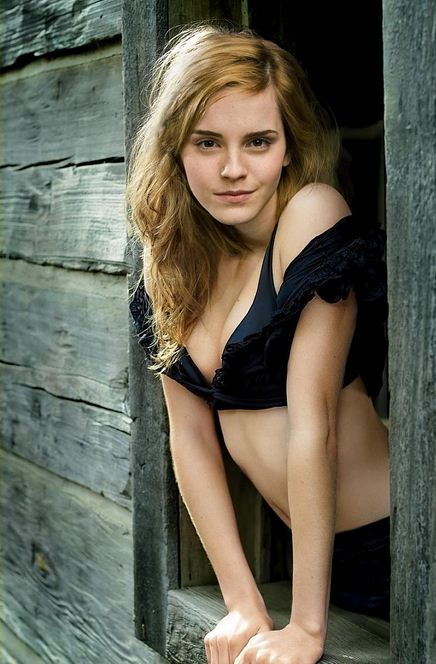
#> input picture Filter/emma.JPG, 436 x 664 px, found by its file name
$ python watercolour.py
#> lines starting #> are read from the running program, lines starting #| are printed output that depends on the picture
#combine with test.py
from PIL import Image, ImageFilter
from pathlib import Path
import noise_removal as nr
import cv2
import numpy as np

#create the border
def erosion():
    img = cv2.imread('border_water.jpg')
    grey = cv2.cvtColor(img, cv2.COLOR_BGR2GRAY)
    _, image_black  = cv2.threshold(grey, 170, 255, cv2.THRESH_BINARY) #change the image to black and white
    # Taking a matrix of size 3 as the kernel
    kernel = np.ones((3, 3), np.uint8)
    # The first parameter is the original image,
    # kernel is the matrix with which image is
    # convolved and third parameter is the number
    # of iterations, which will determine how much
    # you want to erode a given image.
    img_erosion = cv2.erode(image_black, kernel, iterations=1)
    # cv2.imshow('Input', img)
    cv2.imwrite("Dil.jpg", img_erosion)
# cv2.waitKey(0)

def transparent():
    img = Image.open("Dil.jpg")
    img = img.convert("L")
    img = img.convert("RGBA")

    datas = img.getdata()
    new_data = []

    for item in datas: #change those which are not white to transparent
        if item[:3] != (255,255,255):  # Condition is true if pixel is not white. Change all pixels which are not white to transparent
            new_data.append((255, 255, 255, 0))  # Set alpha to 0 for white pixel - to get transparency
        else:
            new_data.append(item) #continue if its white

    img.putdata(new_data)
    img = img.filter(ImageFilter.ModeFilter(size=6))
    output_path = Path("Border.png")
    img.save(output_path, format="PNG", quality=95)  # Save as PNG to maintain transparency
    return output_path

def overlay_border(border1, background1):
    background = Image.open(background1)
    border = Image.open(border1)

    # Resize the border image to match the dimensions of the background image
    border = border.resize(background.size)

    # Create a new image for the output
    output = Image.new("RGBA", background.size)

    # Paste the background image onto the output
    output.paste(background, (0, 0))
    border_thickness = 0 #the position of the border on the background image
    # Paste the border image onto the output with the desired border thickness
    output.paste(border, (border_thickness, border_thickness), border)
    # output.show()
    image_with_border_path = Path("final_with_border.png")
    output.save(image_with_border_path, format="PNG", quality=95)  # Save the final image with the border
    return image_with_border_path

def filter3(img, grey):
   #Convert image and blur
    img_filter = grey.filter((ImageFilter.GaussianBlur(radius = 1))) #blur it according to the brush_size
    img_filter = img_filter.filter((ImageFilter.GaussianBlur(radius = 2)))
    img_filter = img_filter.filter((ImageFilter.GaussianBlur(radius = 3)))
    img_filter.save("img.JPG")

    #creating sketch
    img_filter = cv2.imread("img.JPG", cv2.COLOR_BGR2GRAY)
    img_filter = cv2.equalizeHist(img_filter)
    img_filter = cv2.bilateralFilter(img_filter, 9, 75, 75)

    invert = cv2.bitwise_not(img_filter)

    for i in range(3):
        bilateral = cv2.bilateralFilter(invert, 3, 50, 50)

    for i in range(3):
        bilateral = cv2.bilateralFilter(bilateral, 5, 55, 55)

    for i in range(3):
        bilateral = cv2.bilateralFilter(bilateral, 7, 60, 60)

    # bilateral = cv2.bilateralFilter(bilateral, 3, 75, 75)

    invert1 = cv2.bitwise_not(bilateral)
    invert1 = cv2.bilateralFilter(invert1, 3, 75, 75)

    divide = cv2.divide(img_filter, invert1, scale=300.0)

    sketch = cv2.merge([divide,divide,divide])

    #manipulating the brightness and saturation of pixels
    img = img.convert("HSV")
    width, height = img.size
    newIm = Image.new("HSV", (width, height))

    for m in range(width):
        for n in range(height):
            h = int(img.getpixel((m,n))[0])
            s = int(img.getpixel((m,n))[1]*1.7) #increase the saturation of the image
            v = int(img.getpixel((m,n))[2]*1.2) #increase the brightness of the image
            newIm.putpixel((m,n), (h,s,v))

    newIm = newIm.convert("RGB")
    newIm.save("img1.JPG")

    #remove noise from the image
    newIm = cv2.imread("img1.JPG")
    bilateral_im = cv2.bilateralFilter(newIm, 15, 50, 50)
    bilateral_im = cv2.bilateralFilter(bilateral_im, 3, 55, 55)
    bilateral_im = cv2.bilateralFilter(bilateral_im, 5, 60, 60)
    bilateral_im = cv2.bilateralFilter(bilateral_im, 7, 65, 65)

    #combine the sketch and image
    watercolor = ((sketch/255.0)*bilateral_im).astype("uint8")
    cv2.imwrite("watercolor_no_border.JPG", watercolor)

    watercolor = Image.open("watercolor_no_border.JPG")
    watercolor = watercolor.filter(ImageFilter.ModeFilter(size=3))
    watercolor.save("Modefilter.JPG")

    #get the border
    border_path = Path("Border.png")
    background_path = Path("Modefilter.JPG")
    preready_image_path = overlay_border(border_path, background_path)

    img = cv2.imread(str(preready_image_path))
    for i in range(7):
        bilateral_im = cv2.medianBlur(img, 3)

    preserved = cv2.edgePreservingFilter(bilateral_im, sigma_s=5)
    name = Path("smoothen.png")
    cv2.imwrite(str(name), preserved)

    waterc = Image.open("smoothen.png")
    paper = Image.open("Filter/apaper.jpg").convert(waterc.mode)
    paper = paper.resize(waterc.size)
    img = Image.blend(waterc,paper,0.2)
    img.show()
    img.save("final.png", format="PNG", quality=95)


img = Image.open("Filter/emma.JPG")
#> img is the input picture: PIL image 436x664 RGB; mean R, G, B 100.1, 99.1, 84.7
grey = img.convert("L")
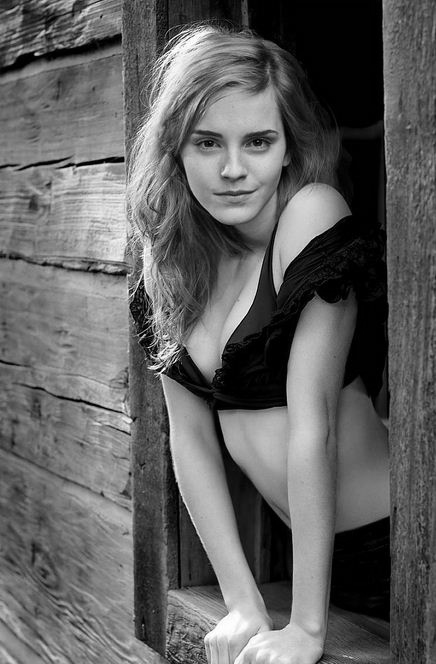
#> grey: PIL image 436x664 L; min 0, max 255, mean 97.8
filter3(img, grey)
#> in filter3, `img_filter = img_filter.filter((ImageFilter.GaussianBlur(radius = 2)))`:
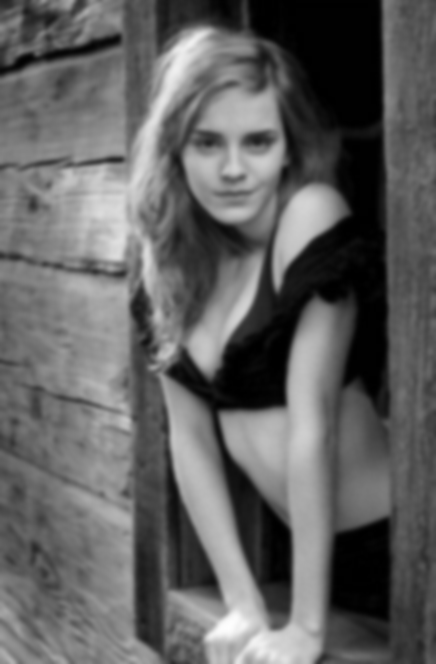
#> img_filter: PIL image 436x664 L; min 0, max 254, mean 97.4
#> in filter3, `img_filter = cv2.equalizeHist(img_filter)`:
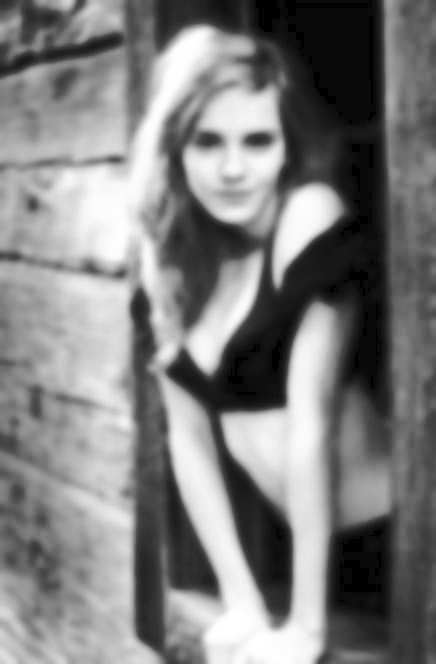
#> img_filter: shape (664, 436); min 0, max 255, mean 126.4
#> in filter3, `invert = cv2.bitwise_not(img_filter)`:
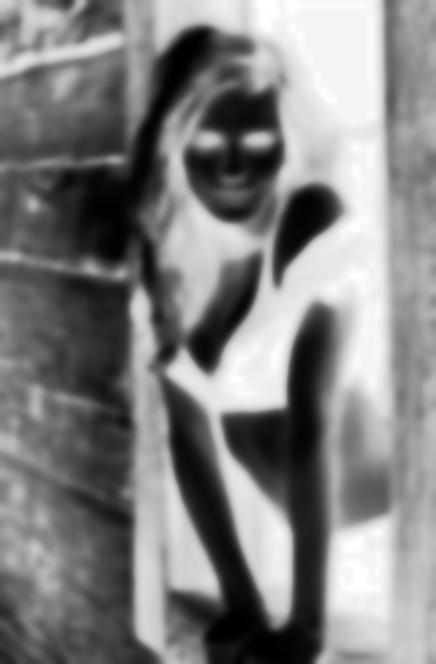
#> invert: shape (664, 436); min 0, max 255, mean 128.6
#> in filter3, `divide = cv2.divide(img_filter, invert1, scale=300.0)`:
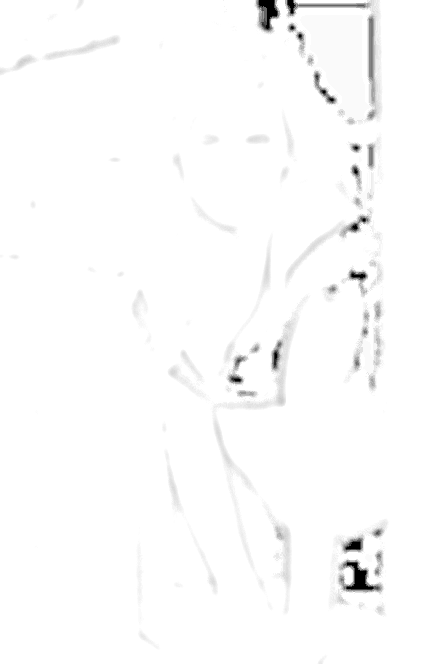
#> divide: shape (664, 436); min 0, max 255, mean 251.6
#> in filter3, `img = img.convert("HSV")`: img: PIL image 436x664 HSV; mean H, S, V 69.7, 79.4, 108.8
#> in filter3, `newIm = Image.new("HSV", (width, height))`: newIm: PIL image 436x664 HSV; every value is 0
#> after the loop in filter3, `for m in range(width):`: newIm: PIL image 436x664 HSV; mean H, S, V 69.7, 120.9, 129.3
#> in filter3, `newIm = newIm.convert("RGB")`:
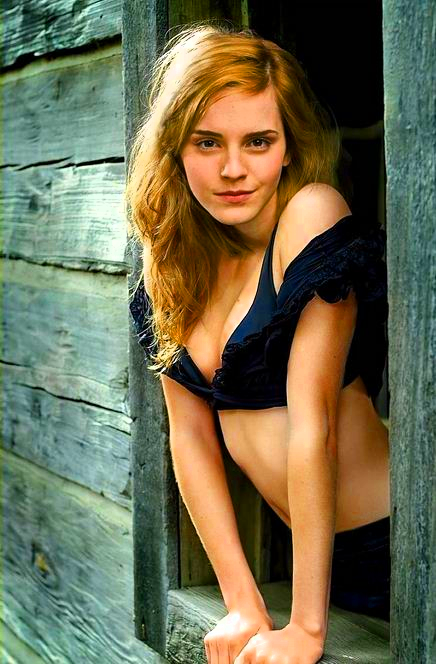
#> newIm: PIL image 436x664 RGB; mean R, G, B 112, 110, 82.1
#> in filter3, `bilateral_im = cv2.bilateralFilter(bilateral_im, 7, 65, 65)`:
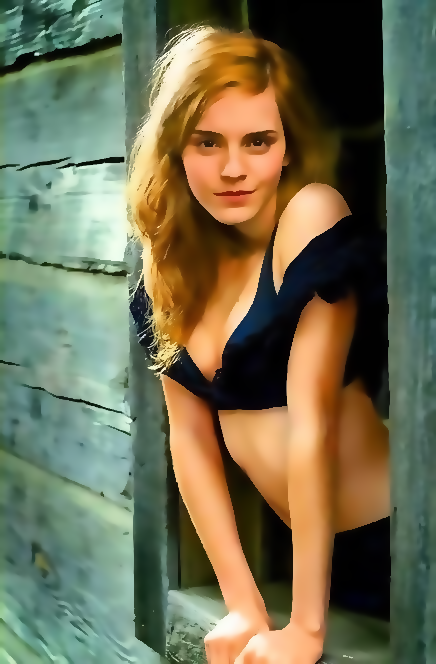
#> bilateral_im: shape (664, 436, 3); mean B, G, R 82.7, 110.1, 112.1
#> (the run stopped early here; a loop or call above may not have finished)

$ run again, with Filter/dog.png saved as Filter/emma.JPG
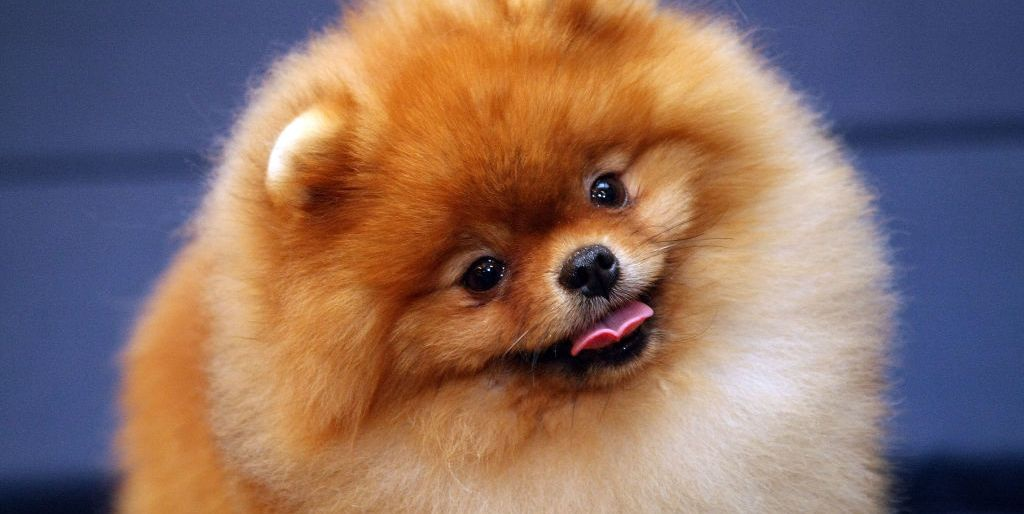
#> input picture Filter/dog.png, 1024 x 514 px, found by its file name
#> img is the input picture: PIL image 1024x514 RGB; mean R, G, B 137.7, 109.7, 100.9
#> in filter3, `divide = cv2.divide(img_filter, invert1, scale=300.0)`:
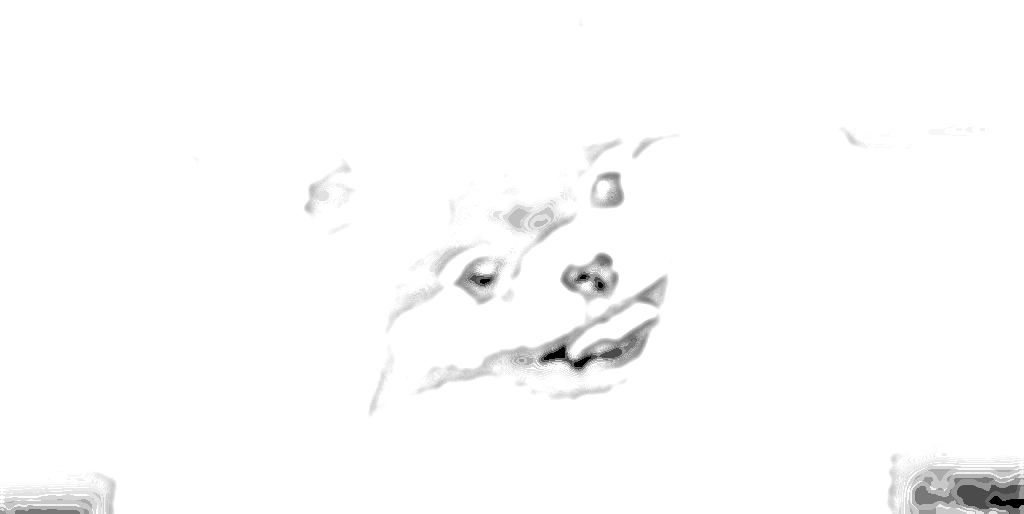
#> divide: shape (514, 1024); min 0, max 255, mean 251.5
#> img: PIL image 1024x514 HSV; mean H, S, V 76.4, 130.9, 158.3
#> in filter3, `newIm = newIm.convert("RGB")`:
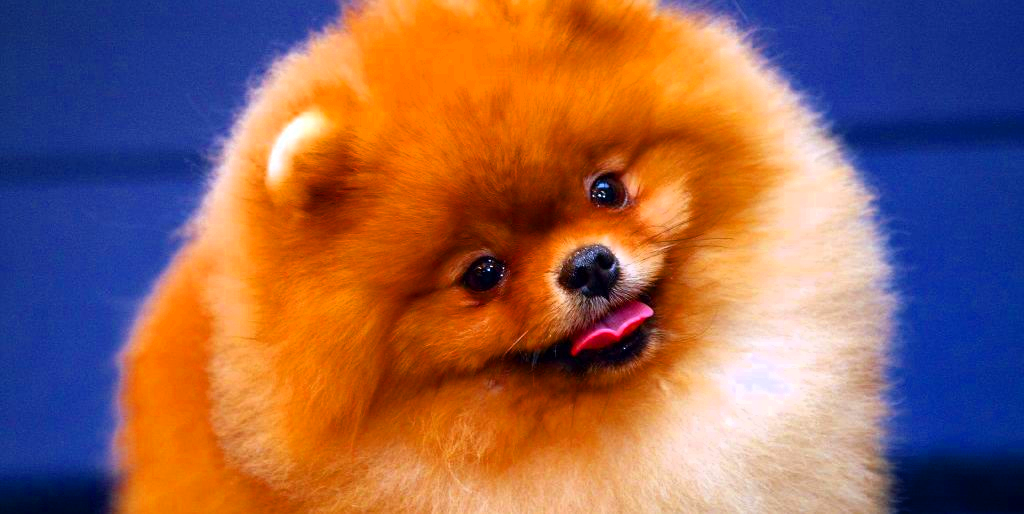
#> newIm: PIL image 1024x514 RGB; mean R, G, B 146.3, 99.1, 88.7
